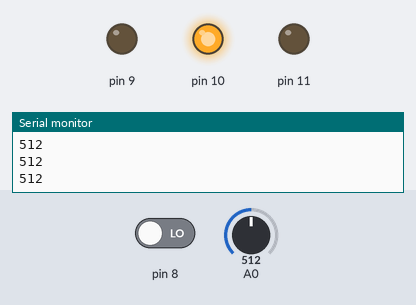
Simulated run of this sketch. Board: Arduino Uno, built with avr-gcc and run on an emulated ATmega328P. On the bench: output pins drawn as LEDs (lit = HIGH), the last lines printed to the serial monitor. The test bench sets the inputs (shaded band); at power-on: pin 8 LOW, A0 = 512.

Above: at 1.2 s.
1.3 s: pin 8 driven HIGH
At 2.4 s:
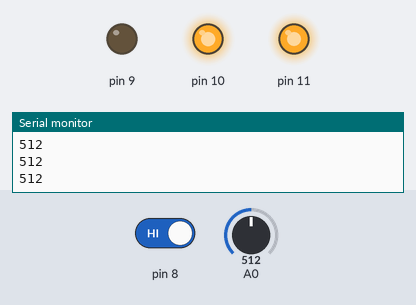
2.8 s: A0 set to 355
4.3 s: A0 set to 332
At 4.7 s:
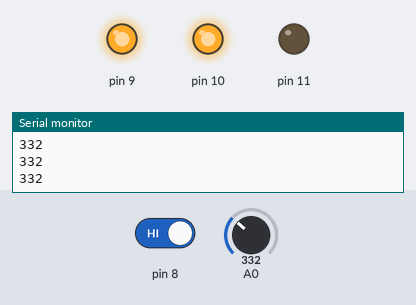
5.8 s: pin 8 driven LOW
At 6.6 s:
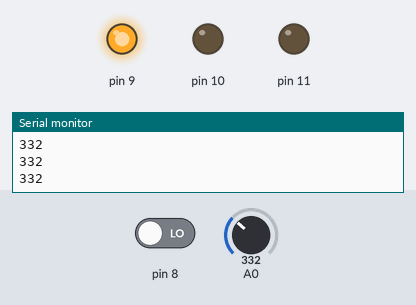
7.3 s: A0 set to 351
At 7.6 s:
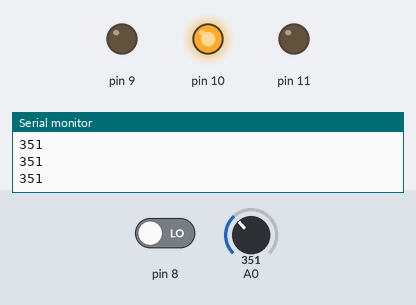
8.8 s: pin 8 driven HIGH
At 9.4 s:
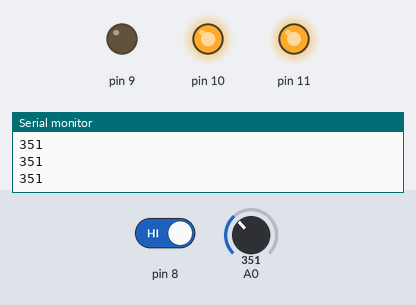
Timing chart, 0 to 11.3 s (numbered marks = the images above; inputs shaded):
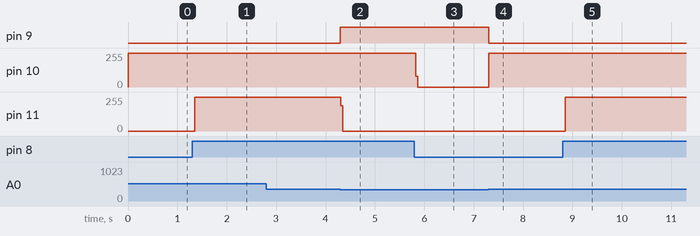

The sketch:

191004_IF_SLIDE_2.ino
```cpp
void setup() {
  pinMode(A0,INPUT);
  pinMode(8,INPUT);
  pinMode(9,OUTPUT);
  pinMode(10,OUTPUT);
  pinMode(11,OUTPUT);
  Serial.begin(9600);

}

void loop() {
  Serial.println(analogRead(A0));
  if(analogRead(A0) <= 341)
  {
    digitalWrite(9,HIGH);
    digitalWrite(10,LOW);
    digitalWrite(11,LOW);
    if(digitalRead(8) == 1)
    {
      digitalWrite(9,HIGH);
      digitalWrite(10,HIGH);
      digitalWrite(11,LOW);
    }
  }
  else if(analogRead(A0) > 341 && analogRead(A0) <= 682)
  {
    digitalWrite(10,HIGH);
    digitalWrite(9,LOW);
    digitalWrite(11,LOW);
    if(digitalRead(8) == 1)
    {
      digitalWrite(9,LOW);
      digitalWrite(10,HIGH);
      digitalWrite(11,HIGH);
    }
  }
  else if(analogRead(A0) > 682)
  {
    digitalWrite(11,HIGH);
    digitalWrite(9,LOW);
    digitalWrite(10,LOW);
    if(digitalRead(8) == 1)
    {
      digitalWrite(9,HIGH);
      digitalWrite(10,LOW);
      digitalWrite(11,HIGH);
    }
  }
}
```

Measured:
- the behaviour switches between 342 and 341 on A0 (found by bisection; images 1 and 2)
- after the input at 1.3 s, pin 11: 0/255 → 254/255 after 0.05 s
- after the input at 4.3 s, pin 9: LOW → HIGH at once; pin 11: 254/255 → 0/255 at once
- after the input at 5.8 s, pin 10: 255/255 → 0/255 at once
- after the input at 7.3 s, pin 9: HIGH → LOW at once; pin 10: 0/255 → 255/255 at once
- after the input at 8.8 s, pin 11: 0/255 → 254/255 after 0.05 s
